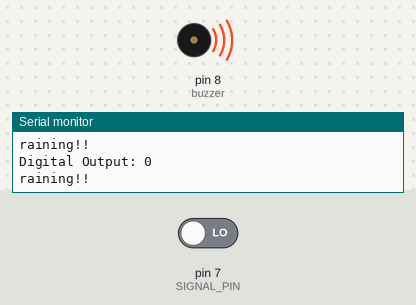
The sketch below on a simulated Arduino Uno, built with avr-gcc and run on an emulated ATmega328P. On the bench: buzzer (waves = sounding, pin HIGH), the last lines printed to the serial monitor. Inputs (shaded band) come from the test bench; at power-on: pin 7 (SIGNAL_PIN) LOW.

Above: at 2.8 s.
2.9 s: pin 7 (SIGNAL_PIN) driven HIGH
At 4.2 s:
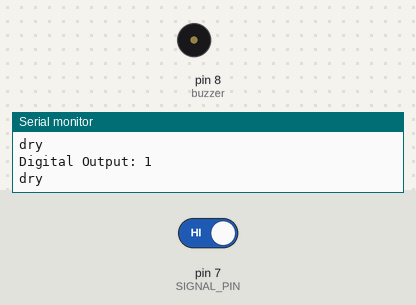
4.5 s: pin 7 (SIGNAL_PIN) driven LOW
At 5.7 s:
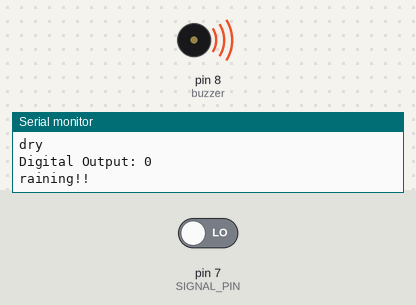
Timing chart, 0 to 7.5 s (numbered marks = the images above; inputs shaded):
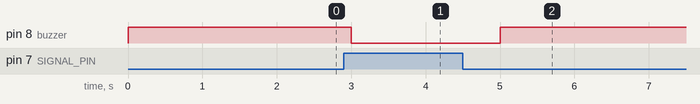

Measured:
- after the input at 2.9 s, pin 8 (buzzer): HIGH → LOW after 0.10 s
- after the input at 4.5 s, pin 8 (buzzer): LOW → HIGH after 0.50 s

The sketch:

Chapter_3_04_rain_drop_sensor_buzzer_basic.ino
```cpp
#define SIGNAL_PIN 7     // Define the output signal
int buzzer = 8;
int value = 0; // variable to store the sensor value

void setup() {
  Serial.begin(9600);
  pinMode(SIGNAL_PIN, INPUT);   // configure D7 pin as an OUTPUT
  pinMode(buzzer, OUTPUT);
}

void loop() {
  value = digitalRead(SIGNAL_PIN);    // read the analog value from sensor
  Serial.print("Digital Output: ");   // Print output to the serial port
  Serial.println(value);

  if(value == 1){                   // The high level is dry
  Serial.println("dry");
  digitalWrite(buzzer, LOW);
  }
  else{      // The low level is wet
  Serial.println("raining!!");
  digitalWrite(buzzer, HIGH); //Make a sound
  }
  delay(1000);
}
```
